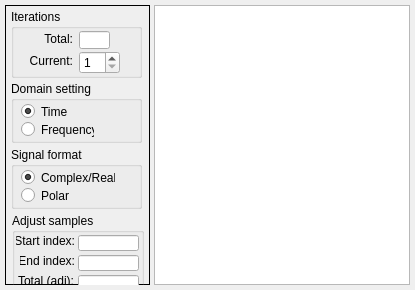
     <widget class="QWidget" name="tab_signal">
      <attribute name="title">
       <string>Signal data</string>
      </attribute>
      <layout class="QGridLayout" name="gridLayout_4">
       <property name="leftMargin">
        <number>5</number>
       </property>
       <property name="topMargin">
        <number>5</number>
       </property>
       <property name="rightMargin">
        <number>5</number>
       </property>
       <property name="bottomMargin">
        <number>5</number>
       </property>
       <property name="horizontalSpacing">
        <number>4</number>
       </property>
       <item row="0" column="0">
        <widget class="QFrame" name="dataFrameSignal">
         <property name="sizePolicy">
          <sizepolicy hsizetype="Fixed" vsizetype="MinimumExpanding">
           <horstretch>0</horstretch>
           <verstretch>0</verstretch>
          </sizepolicy>
         </property>
         <property name="minimumSize">
          <size>
           <width>145</width>
           <height>280</height>
          </size>
         </property>
         <property name="frameShape">
          <enum>QFrame::Box</enum>
         </property>
         <property name="frameShadow">
          <enum>QFrame::Plain</enum>
         </property>
         <widget class="QGroupBox" name="groupBox_22">
          <property name="geometry">
           <rect>
            <x>6</x>
            <y>76</y>
            <width>131</width>
            <height>62</height>
           </rect>
          </property>
          <property name="title">
           <string>Domain setting</string>
          </property>
          <widget class="QRadioButton" name="radioButtonSigFreq">
           <property name="geometry">
            <rect>
             <x>10</x>
             <y>40</y>
             <width>73</width>
             <height>17</height>
            </rect>
           </property>
           <property name="text">
            <string>Frequency</string>
           </property>
           <property name="checked">
            <bool>false</bool>
           </property>
          </widget>
          <widget class="QRadioButton" name="radioButtonSigTime">
           <property name="geometry">
            <rect>
             <x>10</x>
             <y>22</y>
             <width>52</width>
             <height>17</height>
            </rect>
           </property>
           <property name="text">
            <string>Time</string>
           </property>
           <property name="checked">
            <bool>true</bool>
           </property>
          </widget>
         </widget>
         <widget class="QGroupBox" name="groupBox_25">
          <property name="geometry">
           <rect>
            <x>6</x>
            <y>4</y>
            <width>131</width>
            <height>69</height>
           </rect>
          </property>
          <property name="title">
           <string>Iterations</string>
          </property>
          <widget class="QSpinBox" name="spinBoxSignalData">
           <property name="geometry">
            <rect>
             <x>68</x>
             <y>42</y>
             <width>41</width>
             <height>23</height>
            </rect>
           </property>
           <property name="readOnly">
            <bool>false</bool>
           </property>
           <property name="suffix">
            <string/>
           </property>
           <property name="minimum">
            <number>1</number>
           </property>
           <property name="maximum">
            <number>100</number>
           </property>
          </widget>
          <widget class="QLineEdit" name="totalIterationsSignalData">
           <property name="geometry">
            <rect>
             <x>68</x>
             <y>22</y>
             <width>31</width>
             <height>18</height>
            </rect>
           </property>
           <property name="readOnly">
            <bool>true</bool>
           </property>
          </widget>
          <widget class="QLabel" name="label_15">
           <property name="geometry">
            <rect>
             <x>16</x>
             <y>44</y>
             <width>46</width>
             <height>16</height>
            </rect>
           </property>
           <property name="layoutDirection">
            <enum>Qt::RightToLeft</enum>
           </property>
           <property name="text">
            <string>Current:</string>
           </property>
           <property name="alignment">
            <set>Qt::AlignRight|Qt::AlignTrailing|Qt::AlignVCenter</set>
           </property>
          </widget>
          <widget class="QLabel" name="label_16">
           <property name="geometry">
            <rect>
             <x>16</x>
             <y>22</y>
             <width>46</width>
             <height>16</height>
            </rect>
           </property>
           <property name="layoutDirection">
            <enum>Qt::RightToLeft</enum>
           </property>
           <property name="text">
            <string>Total:</string>
           </property>
           <property name="alignment">
            <set>Qt::AlignRight|Qt::AlignTrailing|Qt::AlignVCenter</set>
           </property>
          </widget>
         </widget>
         <widget class="QGroupBox" name="groupBox_26">
          <property name="geometry">
           <rect>
            <x>7</x>
            <y>208</y>
            <width>132</width>
            <height>131</height>
           </rect>
          </property>
          <property name="title">
           <string>Adjust samples</string>
          </property>
          <widget class="QLineEdit" name="totalSamplesSignalData">
           <property name="geometry">
            <rect>
             <x>66</x>
             <y>82</y>
             <width>61</width>
             <height>16</height>
            </rect>
           </property>
           <property name="readOnly">
            <bool>true</bool>
           </property>
          </widget>
          <widget class="QLabel" name="label_23">
           <property name="geometry">
            <rect>
             <x>12</x>
             <y>80</y>
             <width>51</width>
             <height>16</height>
            </rect>
           </property>
           <property name="text">
            <string>Total:</string>
           </property>
           <property name="alignment">
            <set>Qt::AlignRight|Qt::AlignTrailing|Qt::AlignVCenter</set>
           </property>
          </widget>
          <widget class="QLineEdit" name="minIndexSignalData">
           <property name="geometry">
            <rect>
             <x>66</x>
             <y>22</y>
             <width>61</width>
             <height>16</height>
            </rect>
           </property>
          </widget>
          <widget class="QLineEdit" name="maxIndexSignalData">
           <property name="geometry">
            <rect>
             <x>66</x>
             <y>42</y>
             <width>61</width>
             <height>16</height>
            </rect>
           </property>
          </widget>
          <widget class="QPushButton" name="actionSetIndicesSignalData">
           <property name="geometry">
            <rect>
             <x>28</x>
             <y>102</y>
             <width>75</width>
             <height>21</height>
            </rect>
           </property>
           <property name="text">
            <string>Update</string>
           </property>
          </widget>
          <widget class="QLabel" name="label_24">
           <property name="geometry">
            <rect>
             <x>4</x>
             <y>20</y>
             <width>59</width>
             <height>16</height>
            </rect>
           </property>
           <property name="text">
            <string>Start index:</string>
           </property>
           <property name="alignment">
            <set>Qt::AlignRight|Qt::AlignTrailing|Qt::AlignVCenter</set>
           </property>
          </widget>
          <widget class="QLabel" name="label_25">
           <property name="geometry">
            <rect>
             <x>8</x>
             <y>40</y>
             <width>55</width>
             <height>16</height>
            </rect>
           </property>
           <property name="text">
            <string>End index:</string>
           </property>
           <property name="alignment">
            <set>Qt::AlignRight|Qt::AlignTrailing|Qt::AlignVCenter</set>
           </property>
          </widget>
          <widget class="QLabel" name="label_47">
           <property name="geometry">
            <rect>
             <x>2</x>
             <y>60</y>
             <width>60</width>
             <height>16</height>
            </rect>
           </property>
           <property name="text">
            <string>Total (adj):</string>
           </property>
           <property name="alignment">
            <set>Qt::AlignRight|Qt::AlignTrailing|Qt::AlignVCenter</set>
           </property>
          </widget>
          <widget class="QLineEdit" name="adjustedSamplesSignalData">
           <property name="geometry">
            <rect>
             <x>66</x>
             <y>62</y>
             <width>61</width>
             <height>16</height>
            </rect>
           </property>
           <property name="readOnly">
            <bool>true</bool>
           </property>
          </widget>
         </widget>
         <widget class="QGroupBox" name="groupBox_27">
          <property name="geometry">
           <rect>
            <x>6</x>
            <y>142</y>
            <width>131</width>
            <height>62</height>
           </rect>
          </property>
          <property name="title">
           <string>Signal format</string>
          </property>
          <widget class="QRadioButton" name="radioButtonPolarSignalData">
           <property name="geometry">
            <rect>
             <x>10</x>
             <y>40</y>
             <width>73</width>
             <height>17</height>
            </rect>
           </property>
           <property name="text">
            <string>Polar</string>
           </property>
           <property name="checked">
            <bool>false</bool>
           </property>
          </widget>
          <widget class="QRadioButton" name="radioButtonComplexSignalData">
           <property name="geometry">
            <rect>
             <x>10</x>
             <y>22</y>
             <width>94</width>
             <height>17</height>
            </rect>
           </property>
           <property name="text">
            <string>Complex/Real</string>
           </property>
           <property name="checked">
            <bool>true</bool>
           </property>
          </widget>
         </widget>
         <widget class="QGroupBox" name="groupBox_28">
          <property name="geometry">
           <rect>
            <x>8</x>
            <y>344</y>
            <width>131</width>
            <height>69</height>
           </rect>
          </property>
          <property name="title">
           <string>View settings</string>
          </property>
          <widget class="QLabel" name="label_26">
           <property name="geometry">
            <rect>
             <x>2</x>
             <y>20</y>
             <width>59</width>
             <height>16</height>
            </rect>
           </property>
           <property name="text">
            <string>Linewidth:</string>
           </property>
           <property name="alignment">
            <set>Qt::AlignRight|Qt::AlignTrailing|Qt::AlignVCenter</set>
           </property>
          </widget>
          <widget class="QLineEdit" name="linewidthSignalData">
           <property name="geometry">
            <rect>
             <x>66</x>
             <y>22</y>
             <width>61</width>
             <height>16</height>
            </rect>
           </property>
          </widget>
          <widget class="QPushButton" name="actionSetLinewidthSignalData">
           <property name="geometry">
            <rect>
             <x>26</x>
             <y>42</y>
             <width>75</width>
             <height>21</height>
            </rect>
           </property>
           <property name="text">
            <string>Update</string>
           </property>
          </widget>
         </widget>
        </widget>
       </item>
       <item row="0" column="1">
        <widget class="QTextBrowser" name="signalBrowser">
         <property name="lineWrapMode">
          <enum>QTextEdit::WidgetWidth</enum>
         </property>
         <property name="lineWrapColumnOrWidth">
          <number>490</number>
         </property>
         <property name="readOnly">
          <bool>false</bool>
         </property>
         <property name="tabStopWidth">
          <number>80</number>
         </property>
        </widget>
       </item>
      </layout>
     </widget>
